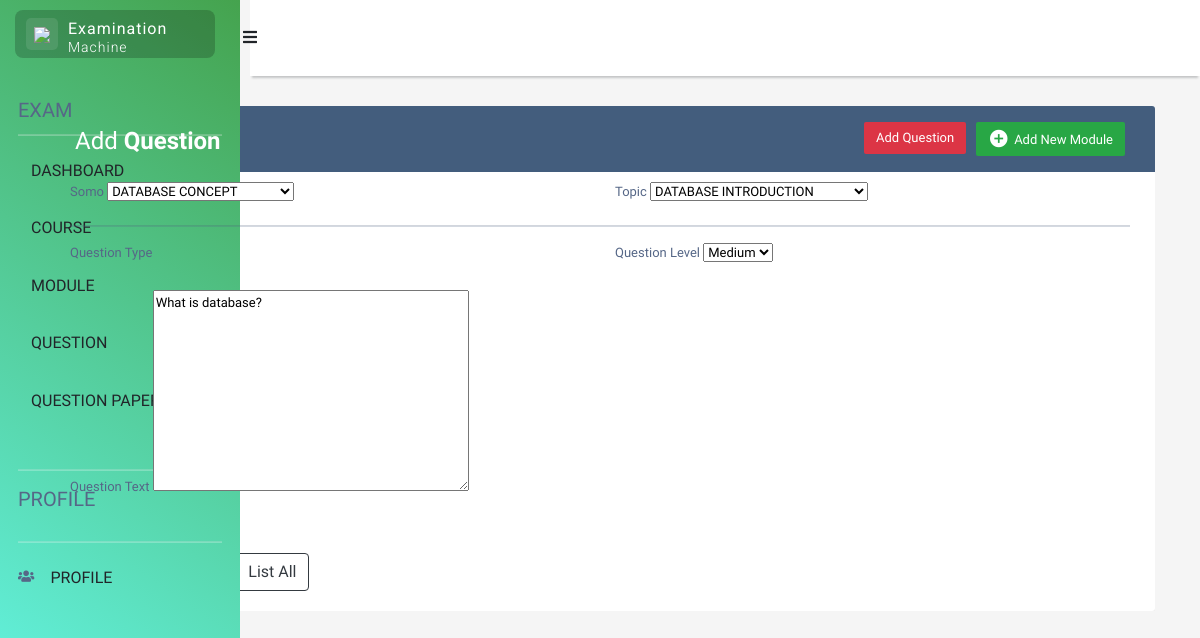
The page /updatequestion/19/ on the database its author committed.
### FYPAPP/models.py (models this page shows, shortened)
class Question(models.Model):
    questionType = models.ForeignKey(QCategory, on_delete=models.CASCADE, default='multichoice_Questions')
    questionLevel = models. CharField(max_length=30, null=True, choices=questionlevel)
    somo = models.ForeignKey('Masomo', on_delete=models.CASCADE)
    topic = models.ForeignKey('Topic', on_delete=models.CASCADE)
    questionText = models.TextField ()

### FYPAPP/views.py (the view)
# urls.py: path('updatequestion/<str:pk>/', views.update_question, name="update_question"),
def update_question(request, pk):
    question = Question.objects.get(id=pk)
    form = QuestionForm(instance=question)
    if request.method == "POST":
        form = QuestionForm(request.POST, instance=question)
        if form.is_valid():
            form.save()
            return redirect("/data")
    context = {"form": form }
    return render(request, 'FYPAPP/add_question.html', context)

### FYPAPP/forms.py
class QuestionForm(forms.ModelForm):
    class Meta:
        model = Question
        fields = '__all__'

### FYPAPP/models.py (called while the page is built)
    def __str__(self):
        return self.moduleName

    def __str__(self):
        return self.topicName

### templates/FYPAPP/add_question.html (shortened to what this page needs)
{% extends 'mtihani/home.html' %}
{% block content %}
<!DOCTYPE html>
<html lang="en">
<head>
<link rel="stylesheet" href="https://stackpath.bootstrapcdn.com/bootstrap/4.5.0/css/bootstrap.min.css">
<link rel="stylesheet" href="https://maxcdn.bootstrapcdn.com/font-awesome/4.7.0/css/font-awesome.min.css">
</head>
<body>
<div class="container-xl">
	<div class="table-responsive">
		<div class="table-wrapper">
			<div class="table-title">
				<div class="row">
					<div class="col-sm-6">
						<h2>Add <b>Question</b></h2>
					</div>
					<div class="col-sm-6">
						<a href="#addCourseModal" class="btn btn-success" data-toggle="modal"><i class="material-icons">&#xE147;</i> <span>Add New Module</span></a>
						<a href="{% url 'FYPAPP:add_question' %}" class="btn btn-danger">Add Question</a>
					</div>
				</div>
			</div>
			<form method="POST" action="#">
<div class="row g-1">
    <div class="col">
      <div class="form-outline">
        <label class="form-label" for="form9Example1">Somo</label>
        {{ form.somo }}
      </div>
    </div>
    <div class="col">
      <div class="form-outline">
        <label class="form-label" for="form9Example3">Topic</label>
        {{ form.topic }}
      </div>
    </div>
  </div>
  <hr />
  <div class="row g-5">
    <div class="col">
      <div class="form-outline">
        <label class="form-label" for="form9Example3">Question Type</label>
      </div>
    </div>
    <div class="col">
      <div class="form-outline">
        <label class="form-label" for="form9Example3">Question Level</label>
        {{ form.questionLevel }}
      </div>
    </div>
  </div>
  <br>
  <div class="row g-5">
    <div class="col">
        <div class="form-outline">
          <label class="form-label" for="form9Example3">Question Text</label>
          {{ form.questionText }}
        </div>
      </div>
  </div>
        <div class="mt-5">
            <button type="submit" class="btn btn-primary">Submit</button>
            <button type="reset" class="btn btn-secondary ms-2">Reset</button>
            <a href="{% url 'FYPAPP:question_manage' %}" class="btn btn-outline-dark ms-2">List All</a>
        </div>
    </form>
		</div>
	</div>
</div>
</body>
</html>
{% endblock content%}

### templates/mtihani/home.html (style rules this page uses)
body { background-color: #e6e6e6; }

### templates/FYPAPP/add_question.html (style rules this page uses)
body { color: #566787; background: #f5f5f5; font-family: 'Varela Round', sans-serif; font-size: 13px; }
.table-responsive { margin: 30px 0; }
.table-wrapper { background: #fff; padding: 20px 25px; border-radius: 3px; min-width: 1000px; box-shadow: 0 1px 1px rgba(0,0,0,.05); }
.table-title { padding-bottom: 15px; background: #435d7d; color: #fff; padding: 16px 30px; min-width: 100%; margin: -20px -25px 10px; border-radius: 3px 3px 0 0; }
.table-title h2 { margin: 5px 0 0; font-size: 24px; }
.table-title .btn { color: #fff; float: right; font-size: 13px; border: none; min-width: 50px; border-radius: 2px; border: none; outline: none !important; margin-left: 10px; }
.table-title .btn i { float: left; font-size: 21px; margin-right: 5px; }
.table-title .btn span { float: left; margin-top: 2px; }

### rows shown on the page
Question: somo "DATABASE CONCEPT", topic "DATABASE INTRODUCTION", questionLevel "Medium", questionText "What is database?"
